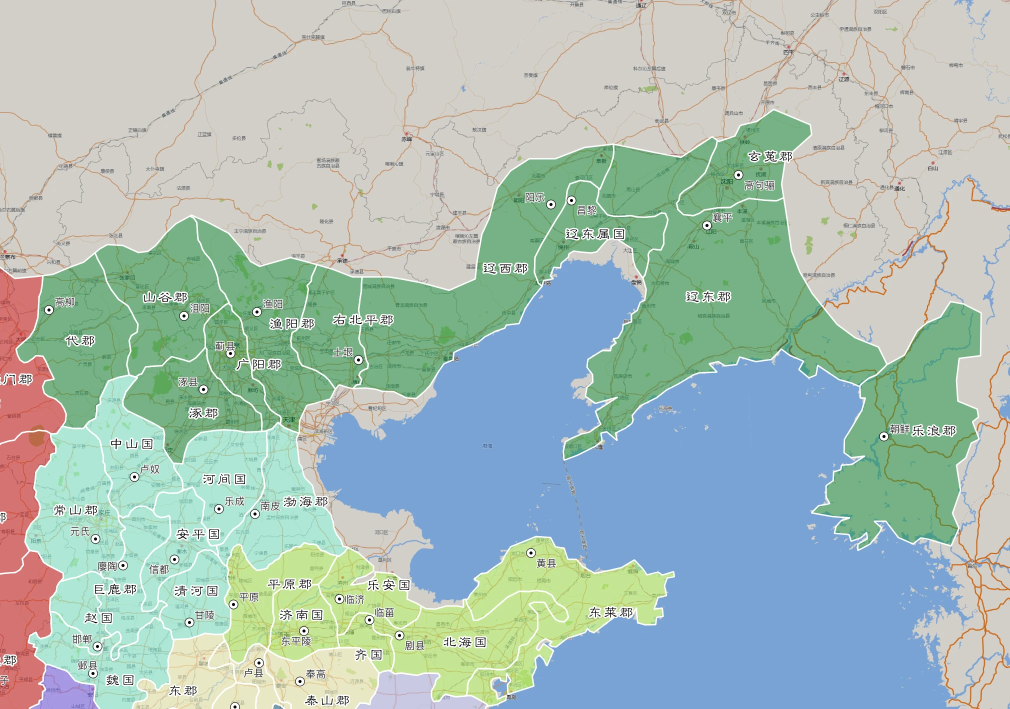
#> input picture docs/ref_imgs/幽州.png, 2020 x 1418 px, found by its file name (shown at 1/2 size)
$ python analyze_youzhou_img2.py
#> lines starting #> are read from the running program, lines starting #| are printed output that depends on the picture; after the words box and inside, x2 and y2 are one past the last pixel; in counts of white or black regions, pixels touching at a corner belong together
#!/usr/bin/env python3
# -*- coding: utf-8 -*-
"""
analyze_youzhou_img2.py
======================
更精细地提取幽州深绿区域:
  1. 按 RGB 距离做"按色快照"——找几个最像幽州的色点
  2. 限制只取连通域里属于幽州主体的那个
  3. 同时找城市标记点候选: 在幽州外(背景)区域里的小色块, 通常是红色或黑色 dot

输出:
  - diag2/masks_by_color/{k}.png  按色分别的掩膜
  - diag2/green_main.png          主体幽州绿色掩膜 (清理后)
  - diag2/dots_colored.json       红色/黑色 dot 候选 + 像素坐标
  - diag2/dots_preview.png        在原图上画候选 dot
"""

import os, json
import numpy as np
from PIL import Image
import cv2

Image.MAX_IMAGE_PIXELS = None

HERE = os.path.dirname(os.path.abspath(__file__))
SRC = os.path.join(HERE, '汉末十三州地图范例', '幽州.png')
OUT = os.path.join(HERE, 'youzhou_diag2')
os.makedirs(OUT, exist_ok=True)

rgb = np.array(Image.open(SRC).convert('RGB'))
#> rgb is the input picture: shape (1418, 2020, 3); mean R, G, B 168.5, 190.2, 183.1
H, W = rgb.shape[:2]
print(f'Image: {W}x{H}')
#| Image: 2020x1418

# ---------- 1. 深绿色: 用 RGB 目标色 (116,174,128) 做距离阈值 ----------
# 量化目标色——幽州绿在地图上比较纯净
# 试试用 green channel dominant + 不太亮 + 暖色少
g = rgb[:, :, 1].astype(int)
r = rgb[:, :, 0].astype(int)
b = rgb[:, :, 2].astype(int)

# 幽州深绿: G 明显大于 R 和 B, G 介于 120-200, R 介于 60-150
mask_green = (g > r + 25) & (g > b + 20) & (g > 110) & (g < 210) & (r < 160) & (b < 160)
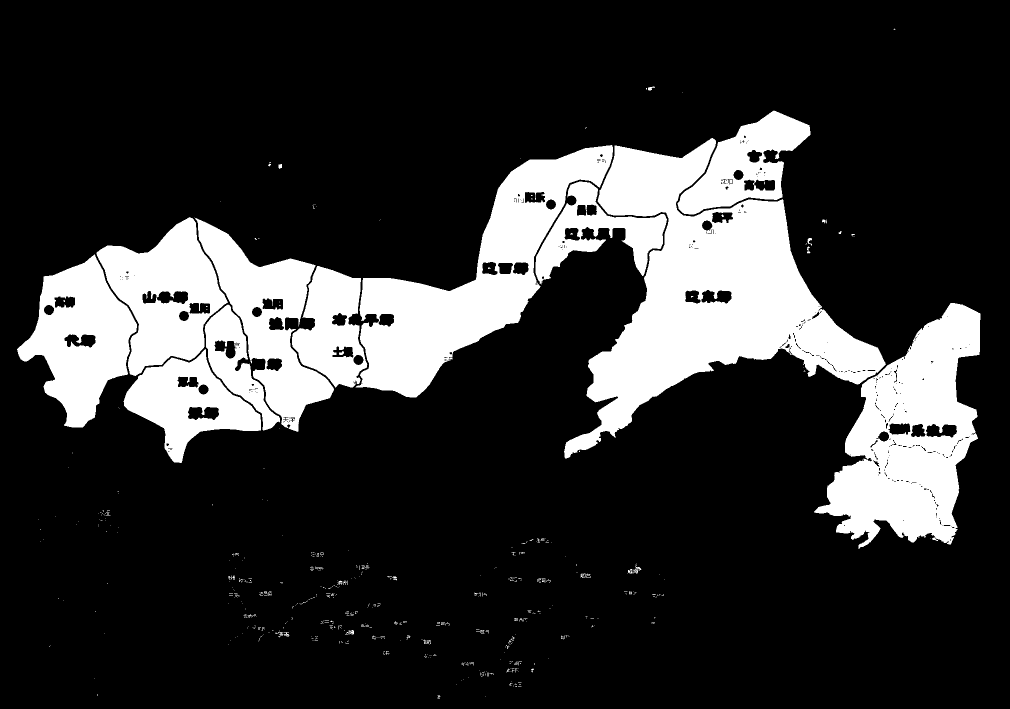
#> mask_green: shape (1418, 2020) bool (shown at 1/2 size); 19.5% white; 607 white regions (564 under 20 px), largest, box (x1, y1, x2, y2) and area: (1128, 276, 1772, 917) 150352, (1628, 606, 1961, 1098) 86321, (711, 290, 1226, 795) 84581
mask_green = mask_green.astype(np.uint8) * 255
# 形态学
k = np.ones((4, 4), np.uint8)
mask_green = cv2.morphologyEx(mask_green, cv2.MORPH_CLOSE, k, iterations=3)
#> mask_green: shape (1418, 2020); 20.3% white; 165 white regions (106 under 20 px), largest, box (x1, y1, x2, y2) and area: (37, 224, 1964, 1101) 574249, (1015, 1326, 1047, 1348) 441, (460, 1154, 507, 1169) 317
mask_green = cv2.morphologyEx(mask_green, cv2.MORPH_OPEN, k, iterations=2)
#> mask_green: shape (1418, 2020); 20.1% white; 32 white regions, largest, box (x1, y1, x2, y2) and area: (40, 227, 1966, 1093) 572703, (1022, 1328, 1043, 1350) 401, (207, 1026, 225, 1047) 281

# 最大连通域
nb, lab, st, _ = cv2.connectedComponentsWithStats(mask_green, 8)
#> lab: shape (1418, 2020) int32; 33 distinct labels, from 0 to 32
#> nb = 33; st = 33 rows, first 6: [0, 0, 2020, 1418, 2287638], [40, 227, 1926, 866, 572703], [562, 334, 7, 7, 49], [1620, 482, 9, 14, 123], [207, 1026, 18, 21, 281], [627, 1110, 24, 8, 172]
print(f'green: {nb-1} components')
#| green: 32 components
areas = sorted([(st[i, cv2.CC_STAT_AREA], i) for i in range(1, nb)], reverse=True)
#> areas = 32 pairs, first value 49 to 572703, second value 1 to 32
for a, i in areas[:5]:
    print(f'  comp#{i} area={a:,}')
#> this loop made 5 passes
#> (a, i) on passes 1 to 5: (572703, 1), (401, 30), (281, 4), (211, 7), (201, 24)
#> (printed output is left out)
if nb > 1:
    biggest = areas[0][1]
#> biggest = 1
    main_green = np.zeros_like(mask_green)
    main_green[lab == biggest] = 255
    # 进一步把靠近主区域的次大块也合并进来
    for a, i in areas[1:6]:
        if a > 600:
            main_green[lab == i] = 255
#> this loop made 5 passes
#> main_green: shape (1418, 2020); 20% white; 1 white region, box (x1, y1, x2, y2) and area: (40, 227, 1966, 1093) 572703
    main_green = cv2.morphologyEx(main_green, cv2.MORPH_CLOSE, np.ones((6, 6), np.uint8), iterations=2)
#> main_green: shape (1418, 2020); 20% white; 1 white region, box (x1, y1, x2, y2) and area: (42, 229, 1968, 1095) 573504
else:
    main_green = mask_green

cv2.imwrite(os.path.join(OUT, 'green_main.png'), main_green)
ys, xs = np.where(main_green > 0)
if len(xs):
    print(f'Green main: {len(xs):,} px, bbox x[{xs.min()},{xs.max()}] y[{ys.min()},{ys.max()}]')
#| Green main: 573,504 px, bbox x[42,1967] y[229,1094]
    print(f'Avg RGB = {tuple(rgb[ys, xs].mean(axis=0).astype(int).tolist())}')
#| Avg RGB = (123, 177, 135)

# ---------- 2. 找现代城市标记点 ----------
# 原图背景里通常现代城市是用 小圆点 + 文字 标记, 颜色一般是红色/黑色
# 先做红色 dot 检测
r_double = r > 180
#> r_double: shape (1418, 2020) bool; 49.7% white; 2061 white regions (1896 under 20 px), largest, box (x1, y1, x2, y2) and area: (0, 0, 2020, 1418) 1385698, (104, 1005, 199, 1035) 1347, (345, 1168, 410, 1197) 984
g_low = g < 140
#> g_low: shape (1418, 2020) bool; 4.1% white; 3999 white regions (3509 under 20 px), largest, box (x1, y1, x2, y2) and area: (0, 537, 130, 886) 25433, (0, 1103, 125, 1418) 25140, (0, 862, 110, 1146) 18736
b_low = b < 140
#> b_low: shape (1418, 2020) bool; 24.5% white; 2693 white regions (2108 under 20 px), largest, box (x1, y1, x2, y2) and area: (1128, 276, 1771, 918) 149469, (1629, 606, 1960, 1097) 85579, (715, 290, 1226, 795) 83670
red_mask = (r_double & g_low & b_low).astype(np.uint8) * 255
#> red_mask: shape (1418, 2020); 2.5% white; 242 white regions (190 under 20 px), largest, box (x1, y1, x2, y2) and area: (0, 541, 130, 886) 24785, (0, 1103, 125, 1418) 24518, (0, 862, 110, 1146) 18316
red_mask = cv2.morphologyEx(red_mask, cv2.MORPH_OPEN, np.ones((2, 2), np.uint8))
#> red_mask: shape (1418, 2020); 2.5% white; 268 white regions (205 under 20 px), largest, box (x1, y1, x2, y2) and area: (0, 542, 131, 887) 24917, (0, 1104, 126, 1418) 24404, (0, 864, 111, 1147) 18438
nb, lab, st, cen = cv2.connectedComponentsWithStats(red_mask, 8)
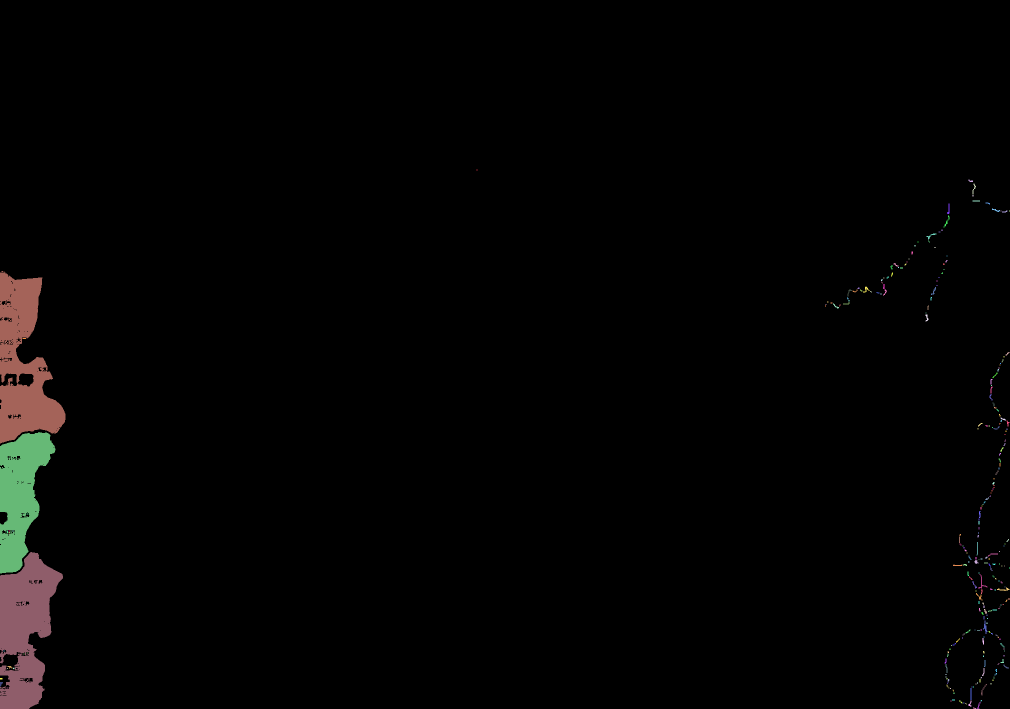
#> lab: shape (1418, 2020) int32 (shown at 1/2 size); 269 distinct labels, from 0 to 268; one colour per label, 0 black
#> nb = 269; st = 269 rows, first 6: [0, 0, 2020, 1418, 2792730], [953, 339, 2, 2, 4], [1937, 359, 9, 5, 26], [1945, 367, 7, 22, 50], [1945, 390, 2, 3, 6], [1945, 401, 15, 2, 30]; cen = 269 pairs, first value 1.77 to 2018.5, second value 339.5 to 1416
red_dots = []
for i in range(1, nb):
    a = st[i, cv2.CC_STAT_AREA]
    if 4 <= a <= 80:
        cx, cy = cen[i]
        red_dots.append({'area': int(a), 'cx': float(cx), 'cy': float(cy)})
#> this loop made 268 passes
#> (a, cx, cy) on passes 1 to 8: (4, 953.5, 339.5), (26, 1941, 361.5), (50, 1947.5, 376.9), (6, 1945.5, 391), (30, 1952, 401.5), (21, 1975.4, 406.1), (51, 1897, 418.5), (42, 1991.6, 420)
#> after the loop, red_dots = 263 items
print(f'Red dot candidates: {len(red_dots)}')
#| Red dot candidates: 263

# 黑色 dot (深灰)
gray = cv2.cvtColor(rgb, cv2.COLOR_RGB2GRAY)
black_mask = (gray < 60).astype(np.uint8) * 255
#> black_mask: shape (1418, 2020); 0.37% white in thin lines or dots
black_mask = cv2.morphologyEx(black_mask, cv2.MORPH_OPEN, np.ones((2, 2), np.uint8))
#> black_mask: shape (1418, 2020); 0.04% white in thin lines or dots, all inside (x1, y1, x2, y2) = (4, 304, 1880, 1418)
nb, lab, st, cen = cv2.connectedComponentsWithStats(black_mask, 8)
#> lab: shape (1418, 2020) int32; 148 distinct labels, from 0 to 147
#> nb = 148; st = 148 rows, first 6: [0, 0, 2020, 1418, 2863123], [1508, 304, 2, 2, 4], [1513, 312, 2, 2, 4], [1508, 315, 2, 2, 4], [1567, 320, 2, 2, 4], [1531, 322, 2, 2, 4]; cen = 148 pairs, first value 4.5 to 1878.5, second value 304.5 to 1414.5
black_dots = []
for i in range(1, nb):
    a = st[i, cv2.CC_STAT_AREA]
    if 4 <= a <= 80:
        cx, cy = cen[i]
        black_dots.append({'area': int(a), 'cx': float(cx), 'cy': float(cy)})
#> this loop made 147 passes
#> (a, cx, cy) on passes 1 to 8: (4, 1508.5, 304.5), (4, 1513.5, 312.5), (4, 1508.5, 315.5), (4, 1567.5, 320.5), (4, 1531.5, 322.5), (6, 1552, 322.5), (24, 1477.5, 350.5), (24, 1143.5, 401.5)
#> after the loop, black_dots = 147 items
print(f'Black dot candidates: {len(black_dots)}')
#| Black dot candidates: 147

# 蓝色 dot (有些地图用蓝色标城市)
blue_mask = (b > 180) & (r < 150) & (g < 200)
#> blue_mask: shape (1418, 2020) bool; 21.1% white; 688 white regions (645 under 20 px), largest, box (x1, y1, x2, y2) and area: (633, 510, 1946, 1418) 597942, (1966, 469, 2020, 648) 776, (1999, 790, 2020, 839) 673
blue_mask = blue_mask.astype(np.uint8) * 255
blue_mask = cv2.morphologyEx(blue_mask, cv2.MORPH_OPEN, np.ones((2, 2), np.uint8))
#> blue_mask: shape (1418, 2020); 21% white; 169 white regions (108 under 20 px), largest, box (x1, y1, x2, y2) and area: (634, 515, 1947, 1418) 596405, (2000, 791, 2020, 839) 621, (992, 1367, 1015, 1393) 331
nb, lab, st, cen = cv2.connectedComponentsWithStats(blue_mask, 8)
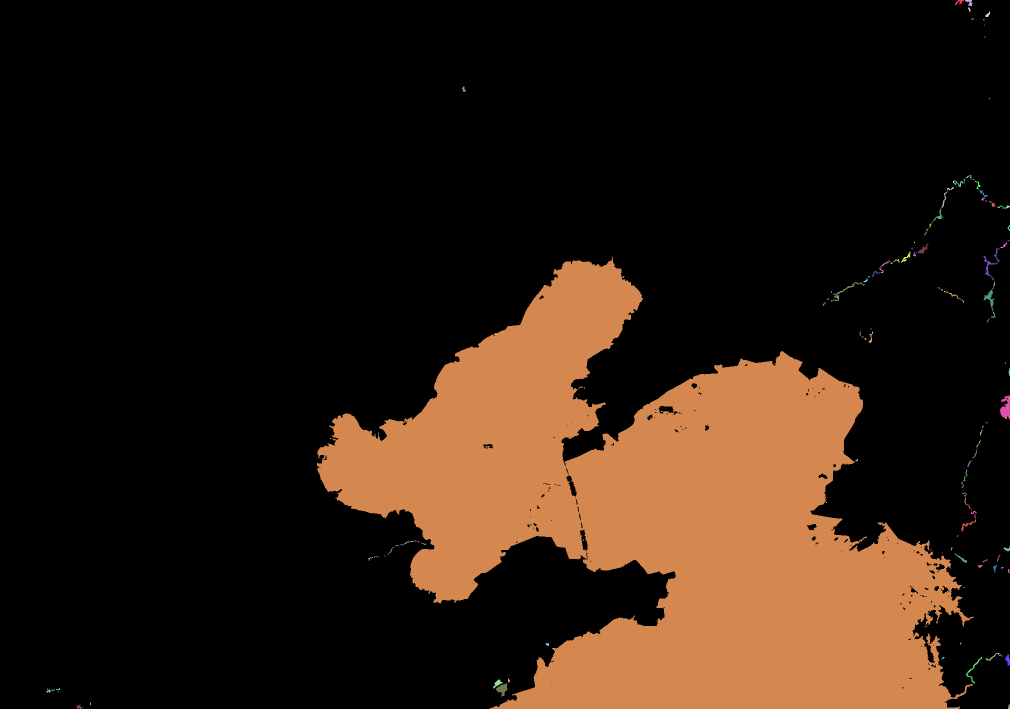
#> lab: shape (1418, 2020) int32 (shown at 1/2 size); 170 distinct labels, from 0 to 169; one colour per label, 0 black
#> nb = 170; st = 170 rows, first 6: [0, 0, 2020, 1418, 2262136], [1910, 0, 18, 10, 80], [1930, 0, 15, 12, 95], [1936, 15, 5, 9, 26], [1971, 23, 9, 11, 51], [1943, 37, 4, 2, 8]; cen = 170 pairs, first value 94.88 to 2018.4, second value 3.4 to 1414.5
blue_dots = []
for i in range(1, nb):
    a = st[i, cv2.CC_STAT_AREA]
    if 4 <= a <= 80:
        cx, cy = cen[i]
        blue_dots.append({'area': int(a), 'cx': float(cx), 'cy': float(cy)})
#> this loop made 169 passes
#> (a, cx, cy) on passes 1, 3, 4, 5, 6, 7, 8, 9: (80, 1918.5, 3.4), (26, 1938.3, 18.58), (51, 1975.2, 28.98), (8, 1944.5, 37.5), (8, 1967.1, 38.88), (4, 1968.5, 49.5), (4, 1969.5, 73.5), (48, 927.2, 178.1)
print(f'Blue dot candidates: {len(blue_dots)}')
#| Blue dot candidates: 151

# 合并所有 candidates, 在图上用不同色画出来
disp = rgb.copy()
for d in red_dots:
    cv2.circle(disp, (int(d['cx']), int(d['cy'])), 6, (255, 255, 0), 1)
#> this loop made 263 passes
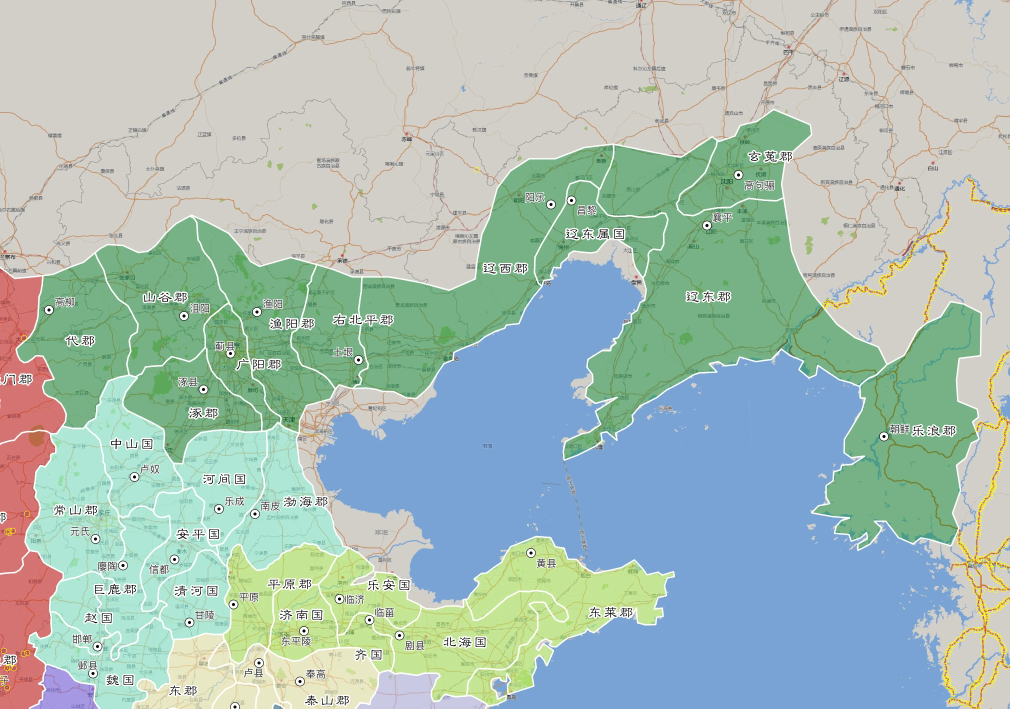
#> disp: shape (1418, 2020, 3) (shown at 1/2 size); 0.27% of pixels changed, all inside (x1, y1, x2, y2) = (0, 333, 2020, 1418)
for d in black_dots:
    cv2.circle(disp, (int(d['cx']), int(d['cy'])), 6, (0, 200, 255), 1)
#> this loop made 147 passes
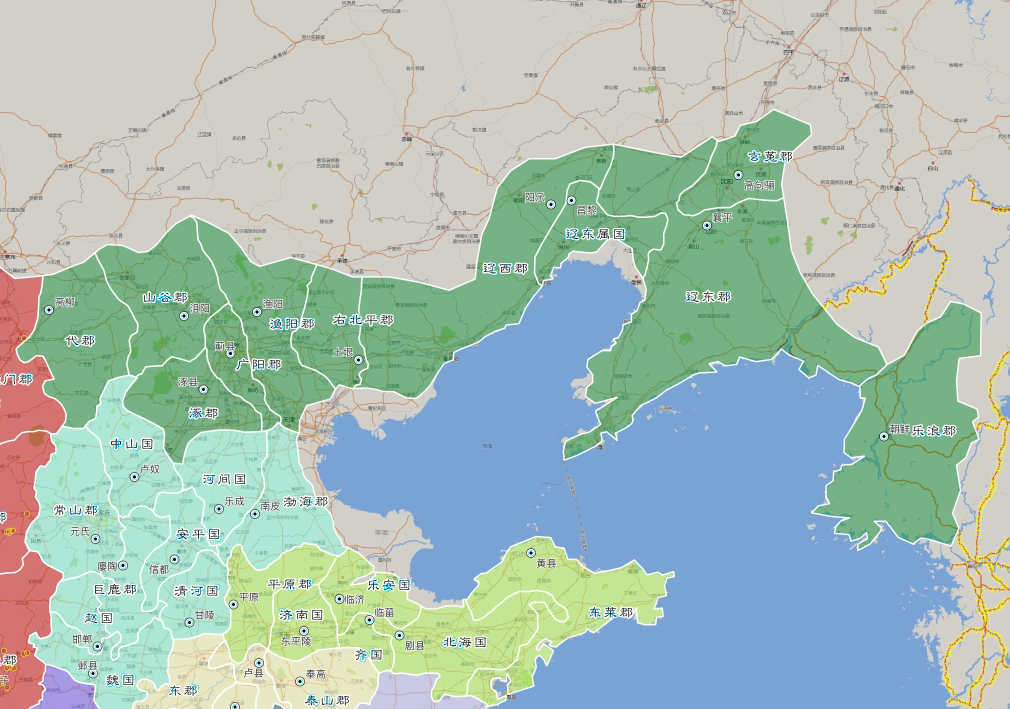
#> disp: shape (1418, 2020, 3) (shown at 1/2 size); 0.16% of pixels changed, all inside (x1, y1, x2, y2) = (0, 298, 1885, 1418)
for d in blue_dots:
    cv2.circle(disp, (int(d['cx']), int(d['cy'])), 6, (255, 100, 255), 1)
#> this loop made 151 passes
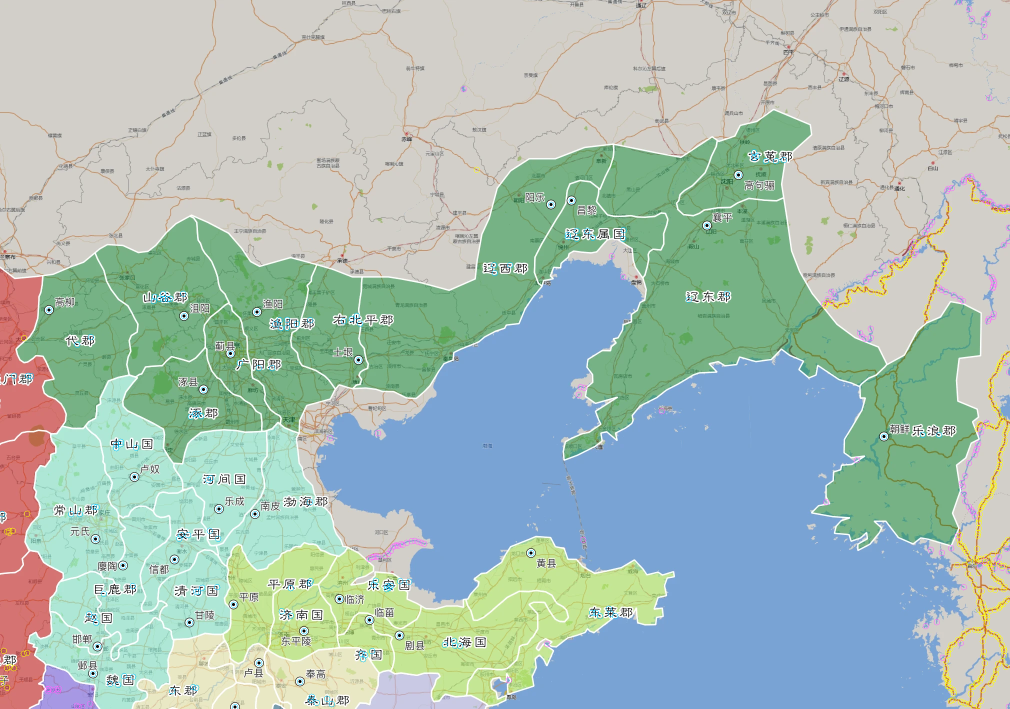
#> disp: shape (1418, 2020, 3) (shown at 1/2 size); 0.16% of pixels changed, all inside (x1, y1, x2, y2) = (88, 0, 2020, 1418)
Image.fromarray(disp).save(os.path.join(OUT, 'dots_preview.png'))
cv2.imwrite(os.path.join(OUT, 'red_mask.png'), red_mask)
cv2.imwrite(os.path.join(OUT, 'black_mask.png'), black_mask)

with open(os.path.join(OUT, 'dots_colored.json'), 'w', encoding='utf-8') as fp:
    json.dump({'image_size': [W, H],
               'red_dots': red_dots, 'black_dots': black_dots, 'blue_dots': blue_dots},
              fp, ensure_ascii=False, indent=2)
print('OK')
